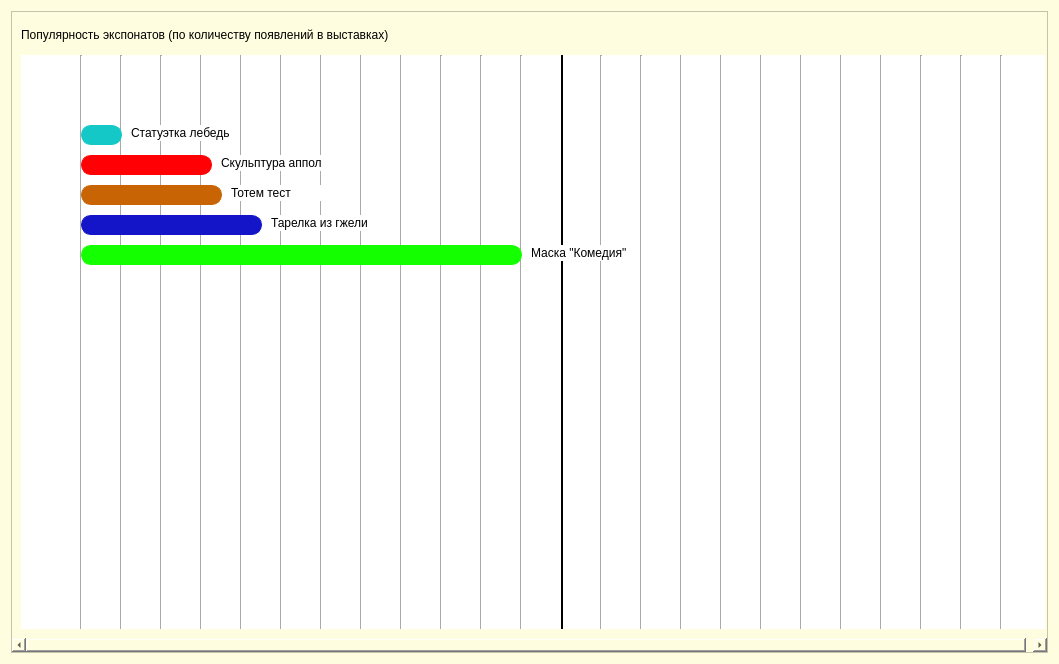
<?xml version="1.0" encoding="UTF-8"?>
<ui version="4.0">
 <class>Form</class>
 <widget class="QWidget" name="Form">
  <property name="geometry">
   <rect>
    <x>0</x>
    <y>0</y>
    <width>1059</width>
    <height>664</height>
   </rect>
  </property>
  <property name="windowTitle">
   <string>Form</string>
  </property>
  <property name="styleSheet">
   <string notr="true">QMenuBar {
background-color: rgb(250, 234, 153);
font: 87 10pt &quot;Arial Black&quot;;
padding-left: 3px;
	color: rgb(82, 30, 1);
}

QMenuBar::item {
spacing: 3px; /* spacing between menu bar items */
padding: 1px 4px;
background: transparent;
border-radius: 4px;
background-color: rgb(250, 234, 153);
}

QMenuBar::item:selected { /* when selected using mouse or keyboard */
background: #fac983;
}

QMenu {
background-color: rgb(149, 166, 174); 
	font: 75 8pt &quot;Arial Black&quot;;
}

QMenu::item {
background-color: transparent;
}

QMenu::item:selected {
background-color: #fac983; /* rot */
}
QWidget{background-color: rgb(255, 253, 223);}</string>
  </property>
  <layout class="QVBoxLayout" name="verticalLayout_2">
   <item>
    <widget class="QScrollArea" name="scrollArea">
     <property name="widgetResizable">
      <bool>true</bool>
     </property>
     <widget class="QWidget" name="scrollAreaWidgetContents">
      <property name="geometry">
       <rect>
        <x>0</x>
        <y>0</y>
        <width>1042</width>
        <height>627</height>
       </rect>
      </property>
      <layout class="QVBoxLayout" name="verticalLayout">
       <item>
        <widget class="QLabel" name="label_32">
         <property name="text">
          <string>Популярность экспонатов (по количеству появлений в выставках)</string>
         </property>
         <property name="alignment">
          <set>Qt::AlignLeading|Qt::AlignLeft|Qt::AlignVCenter</set>
         </property>
        </widget>
       </item>
       <item>
        <widget class="QWidget" name="gantaDiagramDataWidget" native="true">
         <property name="sizePolicy">
          <sizepolicy hsizetype="Fixed" vsizetype="Fixed">
           <horstretch>0</horstretch>
           <verstretch>0</verstretch>
          </sizepolicy>
         </property>
         <property name="minimumSize">
          <size>
           <width>1024</width>
           <height>574</height>
          </size>
         </property>
         <property name="styleSheet">
          <string notr="true">background-color: rgb(255, 255, 255);</string>
         </property>
         <widget class="Line" name="line">
          <property name="geometry">
           <rect>
            <x>50</x>
            <y>0</y>
            <width>21</width>
            <height>621</height>
           </rect>
          </property>
          <property name="orientation">
           <enum>Qt::Vertical</enum>
          </property>
         </widget>
         <widget class="Line" name="line_2">
          <property name="geometry">
           <rect>
            <x>90</x>
            <y>0</y>
            <width>21</width>
            <height>621</height>
           </rect>
          </property>
          <property name="orientation">
           <enum>Qt::Vertical</enum>
          </property>
         </widget>
         <widget class="Line" name="line_3">
          <property name="geometry">
           <rect>
            <x>130</x>
            <y>0</y>
            <width>21</width>
            <height>621</height>
           </rect>
          </property>
          <property name="orientation">
           <enum>Qt::Vertical</enum>
          </property>
         </widget>
         <widget class="Line" name="line_4">
          <property name="geometry">
           <rect>
            <x>250</x>
            <y>-10</y>
            <width>21</width>
            <height>621</height>
           </rect>
          </property>
          <property name="orientation">
           <enum>Qt::Vertical</enum>
          </property>
         </widget>
         <widget class="Line" name="line_5">
          <property name="geometry">
           <rect>
            <x>210</x>
            <y>-10</y>
            <width>21</width>
            <height>621</height>
           </rect>
          </property>
          <property name="orientation">
           <enum>Qt::Vertical</enum>
          </property>
         </widget>
         <widget class="Line" name="line_6">
          <property name="geometry">
           <rect>
            <x>170</x>
            <y>-10</y>
            <width>21</width>
            <height>621</height>
           </rect>
          </property>
          <property name="orientation">
           <enum>Qt::Vertical</enum>
          </property>
         </widget>
         <widget class="QLabel" name="label">
          <property name="geometry">
           <rect>
            <x>60</x>
            <y>100</y>
            <width>131</width>
            <height>20</height>
           </rect>
          </property>
          <property name="styleSheet">
           <string notr="true">background-color: rgb(255, 0, 4);

border: 1px solid rgb(255, 0, 4);
border-radius: 10px;
</string>
          </property>
          <property name="text">
           <string/>
          </property>
         </widget>
         <widget class="QLabel" name="label_2">
          <property name="geometry">
           <rect>
            <x>60</x>
            <y>130</y>
            <width>141</width>
            <height>20</height>
           </rect>
          </property>
          <property name="styleSheet">
           <string notr="true">background-color: rgb(200, 100, 4);

border: 1px solid rgb(200, 100, 4);
border-radius: 10px;
</string>
          </property>
          <property name="text">
           <string/>
          </property>
         </widget>
         <widget class="Line" name="line_7">
          <property name="geometry">
           <rect>
            <x>370</x>
            <y>-10</y>
            <width>21</width>
            <height>621</height>
           </rect>
          </property>
          <property name="orientation">
           <enum>Qt::Vertical</enum>
          </property>
         </widget>
         <widget class="Line" name="line_8">
          <property name="geometry">
           <rect>
            <x>490</x>
            <y>0</y>
            <width>21</width>
            <height>621</height>
           </rect>
          </property>
          <property name="orientation">
           <enum>Qt::Vertical</enum>
          </property>
         </widget>
         <widget class="Line" name="line_9">
          <property name="geometry">
           <rect>
            <x>450</x>
            <y>0</y>
            <width>21</width>
            <height>621</height>
           </rect>
          </property>
          <property name="orientation">
           <enum>Qt::Vertical</enum>
          </property>
         </widget>
         <widget class="Line" name="line_10">
          <property name="geometry">
           <rect>
            <x>410</x>
            <y>0</y>
            <width>21</width>
            <height>621</height>
           </rect>
          </property>
          <property name="orientation">
           <enum>Qt::Vertical</enum>
          </property>
         </widget>
         <widget class="Line" name="line_11">
          <property name="geometry">
           <rect>
            <x>330</x>
            <y>-10</y>
            <width>21</width>
            <height>621</height>
           </rect>
          </property>
          <property name="orientation">
           <enum>Qt::Vertical</enum>
          </property>
         </widget>
         <widget class="Line" name="line_12">
          <property name="geometry">
           <rect>
            <x>290</x>
            <y>-10</y>
            <width>21</width>
            <height>621</height>
           </rect>
          </property>
          <property name="orientation">
           <enum>Qt::Vertical</enum>
          </property>
         </widget>
         <widget class="QLabel" name="label_3">
          <property name="geometry">
           <rect>
            <x>60</x>
            <y>160</y>
            <width>181</width>
            <height>20</height>
           </rect>
          </property>
          <property name="styleSheet">
           <string notr="true">background-color: rgb(20, 20, 200);

border: 1px solid rgb(20, 20, 200);
border-radius: 10px;
</string>
          </property>
          <property name="text">
           <string/>
          </property>
         </widget>
         <widget class="QLabel" name="label_4">
          <property name="geometry">
           <rect>
            <x>200</x>
            <y>100</y>
            <width>101</width>
            <height>16</height>
           </rect>
          </property>
          <property name="text">
           <string>Скульптура апполон</string>
          </property>
         </widget>
         <widget class="QLabel" name="label_5">
          <property name="geometry">
           <rect>
            <x>210</x>
            <y>130</y>
            <width>101</width>
            <height>16</height>
           </rect>
          </property>
          <property name="text">
           <string>Тотем тест</string>
          </property>
         </widget>
         <widget class="QLabel" name="label_6">
          <property name="geometry">
           <rect>
            <x>250</x>
            <y>160</y>
            <width>101</width>
            <height>16</height>
           </rect>
          </property>
          <property name="text">
           <string>Тарелка из гжели</string>
          </property>
         </widget>
         <widget class="QLabel" name="label_7">
          <property name="geometry">
           <rect>
            <x>60</x>
            <y>70</y>
            <width>41</width>
            <height>20</height>
           </rect>
          </property>
          <property name="styleSheet">
           <string notr="true">background-color: rgb(20, 200, 200);

border: 1px solid rgb(20, 200, 200);
border-radius: 10px;
</string>
          </property>
          <property name="text">
           <string/>
          </property>
         </widget>
         <widget class="QLabel" name="label_8">
          <property name="geometry">
           <rect>
            <x>510</x>
            <y>190</y>
            <width>101</width>
            <height>16</height>
           </rect>
          </property>
          <property name="text">
           <string>Маска &quot;Комедия&quot;</string>
          </property>
         </widget>
         <widget class="QLabel" name="label_9">
          <property name="geometry">
           <rect>
            <x>60</x>
            <y>190</y>
            <width>441</width>
            <height>20</height>
           </rect>
          </property>
          <property name="styleSheet">
           <string notr="true">background-color: rgb(20, 255, 0);

border: 1px solid rgb(20, 255, 0);
border-radius: 10px;
</string>
          </property>
          <property name="text">
           <string/>
          </property>
         </widget>
         <widget class="Line" name="line_37">
          <property name="geometry">
           <rect>
            <x>610</x>
            <y>0</y>
            <width>21</width>
            <height>621</height>
           </rect>
          </property>
          <property name="orientation">
           <enum>Qt::Vertical</enum>
          </property>
         </widget>
         <widget class="Line" name="line_38">
          <property name="geometry">
           <rect>
            <x>730</x>
            <y>-10</y>
            <width>21</width>
            <height>621</height>
           </rect>
          </property>
          <property name="orientation">
           <enum>Qt::Vertical</enum>
          </property>
         </widget>
         <widget class="Line" name="line_39">
          <property name="geometry">
           <rect>
            <x>850</x>
            <y>-10</y>
            <width>21</width>
            <height>621</height>
           </rect>
          </property>
          <property name="orientation">
           <enum>Qt::Vertical</enum>
          </property>
         </widget>
         <widget class="Line" name="line_40">
          <property name="geometry">
           <rect>
            <x>690</x>
            <y>-10</y>
            <width>21</width>
            <height>621</height>
           </rect>
          </property>
          <property name="orientation">
           <enum>Qt::Vertical</enum>
          </property>
         </widget>
         <widget class="Line" name="line_41">
          <property name="geometry">
           <rect>
            <x>770</x>
            <y>-10</y>
            <width>21</width>
            <height>621</height>
           </rect>
          </property>
          <property name="orientation">
           <enum>Qt::Vertical</enum>
          </property>
         </widget>
         <widget class="Line" name="line_42">
          <property name="geometry">
           <rect>
            <x>890</x>
            <y>0</y>
            <width>21</width>
            <height>621</height>
           </rect>
          </property>
          <property name="orientation">
           <enum>Qt::Vertical</enum>
          </property>
         </widget>
         <widget class="Line" name="line_43">
          <property name="geometry">
           <rect>
            <x>650</x>
            <y>-10</y>
            <width>21</width>
            <height>621</height>
           </rect>
          </property>
          <property name="orientation">
           <enum>Qt::Vertical</enum>
          </property>
         </widget>
         <widget class="Line" name="line_44">
          <property name="geometry">
           <rect>
            <x>570</x>
            <y>0</y>
            <width>21</width>
            <height>621</height>
           </rect>
          </property>
          <property name="orientation">
           <enum>Qt::Vertical</enum>
          </property>
         </widget>
         <widget class="Line" name="line_45">
          <property name="geometry">
           <rect>
            <x>930</x>
            <y>0</y>
            <width>21</width>
            <height>621</height>
           </rect>
          </property>
          <property name="orientation">
           <enum>Qt::Vertical</enum>
          </property>
         </widget>
         <widget class="Line" name="line_46">
          <property name="geometry">
           <rect>
            <x>540</x>
            <y>0</y>
            <width>2</width>
            <height>621</height>
           </rect>
          </property>
          <property name="sizePolicy">
           <sizepolicy hsizetype="Minimum" vsizetype="Minimum">
            <horstretch>0</horstretch>
            <verstretch>0</verstretch>
           </sizepolicy>
          </property>
          <property name="minimumSize">
           <size>
            <width>2</width>
            <height>0</height>
           </size>
          </property>
          <property name="styleSheet">
           <string notr="true">background-color: rgb(255, 255, 255);
border-color: rgb(125, 116, 255);
color: rgb(255, 255, 255);

border: 2px solid;</string>
          </property>
          <property name="orientation">
           <enum>Qt::Vertical</enum>
          </property>
         </widget>
         <widget class="Line" name="line_47">
          <property name="geometry">
           <rect>
            <x>970</x>
            <y>0</y>
            <width>21</width>
            <height>621</height>
           </rect>
          </property>
          <property name="orientation">
           <enum>Qt::Vertical</enum>
          </property>
         </widget>
         <widget class="Line" name="line_48">
          <property name="geometry">
           <rect>
            <x>810</x>
            <y>-10</y>
            <width>21</width>
            <height>621</height>
           </rect>
          </property>
          <property name="orientation">
           <enum>Qt::Vertical</enum>
          </property>
         </widget>
         <widget class="QLabel" name="label_10">
          <property name="geometry">
           <rect>
            <x>110</x>
            <y>70</y>
            <width>101</width>
            <height>16</height>
           </rect>
          </property>
          <property name="text">
           <string>Статуэтка лебедь</string>
          </property>
         </widget>
         <zorder>line_41</zorder>
         <zorder>line_44</zorder>
         <zorder>line_40</zorder>
         <zorder>line_45</zorder>
         <zorder>line_48</zorder>
         <zorder>line_43</zorder>
         <zorder>line_46</zorder>
         <zorder>line_39</zorder>
         <zorder>line_38</zorder>
         <zorder>line_47</zorder>
         <zorder>line_37</zorder>
         <zorder>line_42</zorder>
         <zorder>line</zorder>
         <zorder>line_2</zorder>
         <zorder>line_3</zorder>
         <zorder>line_4</zorder>
         <zorder>line_5</zorder>
         <zorder>line_6</zorder>
         <zorder>label</zorder>
         <zorder>label_2</zorder>
         <zorder>line_7</zorder>
         <zorder>line_8</zorder>
         <zorder>line_9</zorder>
         <zorder>line_10</zorder>
         <zorder>line_11</zorder>
         <zorder>line_12</zorder>
         <zorder>label_3</zorder>
         <zorder>label_4</zorder>
         <zorder>label_5</zorder>
         <zorder>label_6</zorder>
         <zorder>label_7</zorder>
         <zorder>label_8</zorder>
         <zorder>label_9</zorder>
         <zorder>label_10</zorder>
        </widget>
       </item>
      </layout>
     </widget>
    </widget>
   </item>
  </layout>
 </widget>
 <resources/>
 <connections/>
</ui>
